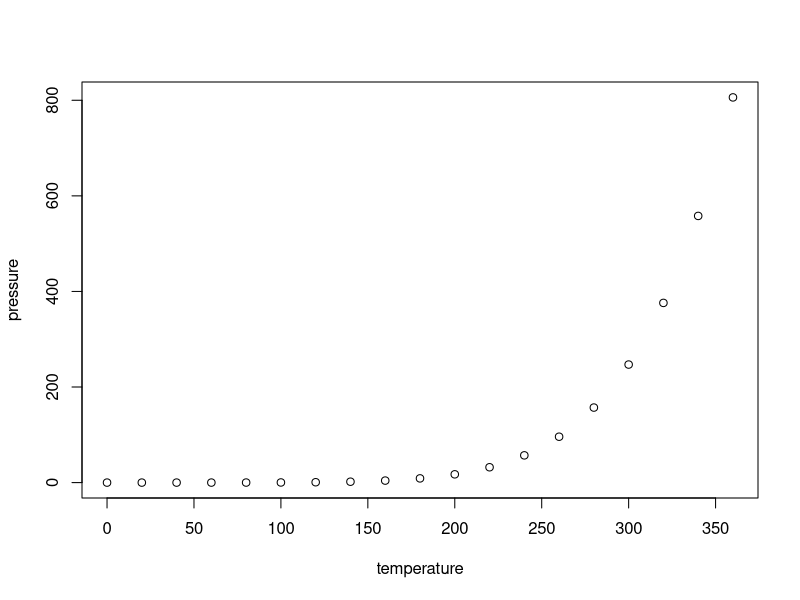
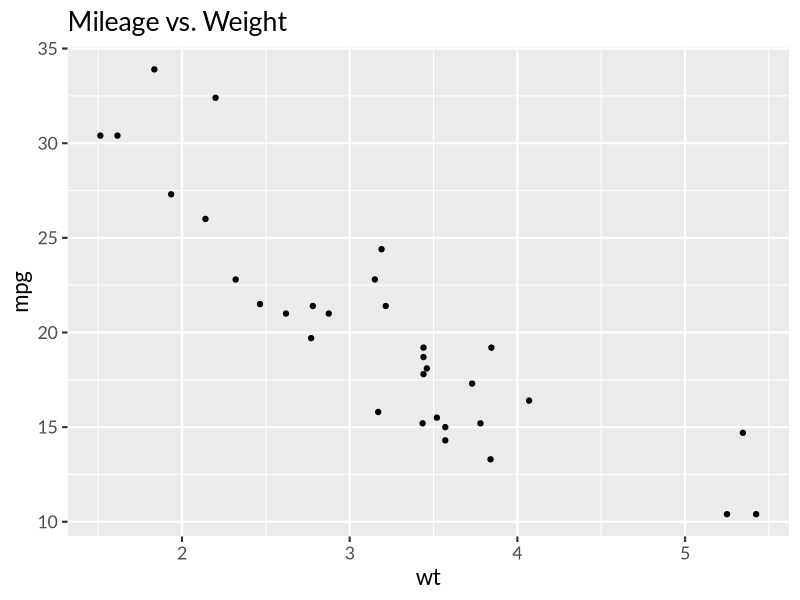

Here is the R script that generated these plots, in order:
## ---- chunk 1
knitr::opts_chunk$set(echo = TRUE)
## ---- chunk 2
summary(cars)
## ---- chunk 3
plot(pressure)
## ---- chunk 4
library(ggplot2)
ggplot(mtcars, aes(x = wt, y = mpg)) +
  geom_point() +
  theme_gray(base_size = 16, base_family = 'Lato') +
  labs(title = 'Mileage vs. Weight')
